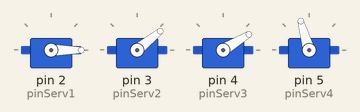
Recording of a sketch running on a simulated Arduino Uno, built with avr-gcc and run on an emulated ATmega328P. On the bench: 4 × servo.

Above: at 0.5 s.
At 9.7 s:
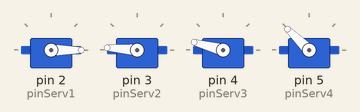
At 13.3 s:
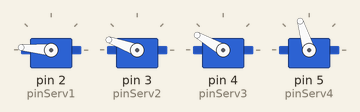
At 17.5 s:
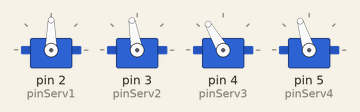
At 26.1 s:
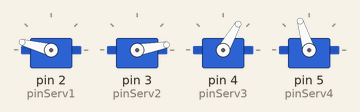
At 36.6 s:
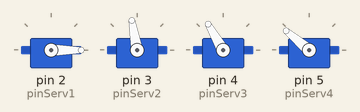
Timing chart, 0 to 40.0 s (numbered marks = the images above):
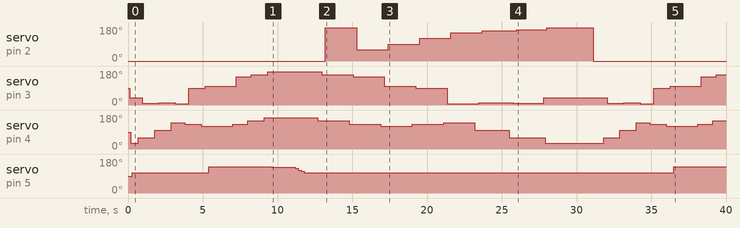

Measured:
- by itself, servo on pin 2 (pinServ1): 0° → 175° at 13.2 s, → 60° 2.1 s later, → 90° 2.1 s later, → 120° 2.1 s later, … (9 changes in this stretch)
- by itself, servo on pin 3 (pinServ2): 90° → 39° at 0.10 s, → 10° 0.85 s later, → 11° 1.1 s later, → 7° 1.1 s later, … (24 changes in this stretch)
- by itself, servo on pin 4 (pinServ3): 90° → 31° at 0.20 s, → 60° 0.50 s later, → 100° 1.1 s later, → 140° 1.1 s later, … (24 changes in this stretch)
- by itself, servo on pin 5 (pinServ4): 90° → 106° at 0.30 s, → 107° 0.90 s later, → 140° 4.2 s later, → 136° 4.2 s later, … (12 changes in this stretch)

The sketch:

teste3-pos-sem-laco.ino
```cpp
// inclui bibilioteca do servomotor
#include <Servo.h>

// nomeia os servos
Servo serv1, serv2,serv3,serv4;

// define pinos dos servos
#define pinServ1 2
#define pinServ2 3
#define pinServ3 4
#define pinServ4 5
#define  x
void setup() {
  // inicia o monitor serial:
  Serial.begin(9600);

  // atribui pinos dos servos
  serv1.attach(pinServ1);
  serv2.attach(pinServ2);
  serv3.attach(pinServ3);
  serv4.attach(pinServ4);

}

void loop() {

/*
for(int i = 0; i<=90; i+=1){
  serv1.write(i);
  delay(50);
}

for (int i= 90; i<= 180; i+=1){
  serv2.write(i+5);
  serv3.write(i+10);
  delay(50);
}

for(int j=180; j>=60; j -=1){
  serv2.write(j-5);
  serv3.write(j-10);
  delay(50);

}

for(int i = 90; i>=0; i-=1){
  serv1.write(i);
  delay(50);
}

*/

// Posição Inicial

serv1.write(0); // braço esquerdo ( sem o osso)
delay(100);
serv2.write(39); // braço esquerdo ( sem o osso)
delay(100);
serv3.write(31); // braço direito (com osso)
delay(100);
serv4.write(106); // garra
delay(100);


delay (200);


// PMIA 1
serv1.write(0); // braço esquerdo ( sem o osso)
delay(100);

serv3.write(60); //braço esquerdo ( sem o osso)
delay(250);
serv2.write(10); //braço direito (com osso)
delay(250);
serv4.write(107); // garra
delay(300);


delay (200);

// PMIA 2
serv1.write(0); // braço esquerdo ( sem o osso)
delay(100);

serv3.write(100); //braço esquerdo ( sem o osso)
delay(250);
serv2.write(11); //braço direito (com osso)
delay(250);
serv4.write(107); // garra
delay(300);


delay (200);


// Posição Intermediária 1
serv1.write(0); // braço esquerdo ( sem o osso)
delay(100);

serv3.write(140); //braço esquerdo ( sem o osso)
delay(250);
serv2.write(7); //braço direito (com osso)
delay(250);
serv4.write(107); // garra
delay(300);


// PMIA 3
serv1.write(0); // braço esquerdo ( sem o osso)
delay(100);

serv3.write(130); //braço esquerdo ( sem o osso)
delay(250);
serv2.write(90); //braço direito (com osso)
delay(250);
serv4.write(107); // garra
delay(300);


delay (200);

//Posição Intermediária 2
serv1.write(0); // braço esquerdo ( sem o osso)
delay(100);

serv3.write(120); // braço direito (com osso)
delay(250);
serv2.write(100); // braço esquerdo ( sem o osso)
delay(250);
serv4.write(140); // garra
delay(1500);


// PMIA 4
serv1.write(0); // braço esquerdo ( sem o osso)
delay(100);

serv3.write(130); //braço esquerdo ( sem o osso)
delay(250);
serv2.write(150); //braço direito (com osso)
delay(250);
serv4.write(140); // garra
delay(300);


delay (200);

// PMIA 5

serv3.write(150); //braço esquerdo ( sem o osso)
delay(250);
serv2.write(160); //braço direito (com osso)
delay(250);
serv4.write(140); // garra
delay(300);
serv1.write(0); // braço esquerdo ( sem o osso)
delay(100);


delay (200);


//Posição Final
serv3.write(165); // braço direito (com osso)
delay(250);
serv2.write(176); // braço esquerdo ( sem o osso)
delay(250);
serv4.write(136); // garra
serv1.write(0); // braço esquerdo ( sem o osso)
delay(100);

delay(1500);


// Para o movimento suave na pegada da garra
serv4.write(132);
delay(200);
serv4.write(120);
delay(200);
serv4.write(115);
delay(200);
serv4.write(108);
delay(200);
serv4.write(107);
delay(700);

// Voltando1
serv3.write(150); //braço esquerdo ( sem o osso)
delay(250);
serv2.write(160); //braço direito (com osso)
delay(250);
serv4.write(107); // garra
serv1.write(175); // braço esquerdo ( sem o osso)
delay(100);

delay(1500);

//Voltando2

serv3.write(130); //braço esquerdo ( sem o osso)
delay(250);
serv2.write(150); //braço direito (com osso)
delay(250);
serv4.write(107); // garra
serv1.write(60); // braço esquerdo ( sem o osso)
delay(100);

delay(1500);


//Voltando3

serv3.write(120); // braço direito (com osso)
delay(250);
serv2.write(100); // braço esquerdo ( sem o osso)
delay(250);
serv4.write(107); // garra
serv1.write(90); // braço esquerdo ( sem o osso)
delay(100);

delay(1500);

//Voltando4

serv3.write(130); //braço esquerdo ( sem o osso)
delay(250);
serv2.write(90); //braço direito (com osso)
delay(250);
serv4.write(107); // garra
serv1.write(120); // braço esquerdo ( sem o osso)
delay(100);

delay(1500);

//Voltando5

serv3.write(140); //braço esquerdo ( sem o osso)
delay(250);
serv2.write(7); //braço direito (com osso)
delay(250);
serv4.write(107); // garra
serv1.write(150); // braço esquerdo ( sem o osso)
delay(100);

delay(1500);

//Voltando6

serv3.write(100); //braço esquerdo ( sem o osso)
delay(250);
serv2.write(11); //braço direito (com osso)
delay(250);
serv4.write(107); // garra
serv1.write(160); // braço esquerdo ( sem o osso)
delay(100);

delay(1500);


delay (200);

//Voltando7

serv3.write(60); //braço esquerdo ( sem o osso)
delay(250);
serv2.write(10); //braço direito (com osso)
delay(250);
serv4.write(107); // garra
serv1.write(165); // braço esquerdo ( sem o osso)
delay(100);

delay(1500);


delay (200);

//Voltando8
serv2.write(39); // braço esquerdo ( sem o osso)
delay(100);
serv3.write(31); // braço direito (com osso)
delay(100);
serv4.write(106); // garra
serv1.write(175); // braço esquerdo ( sem o osso)
delay(100);

delay (1500);


delay (1500);


}
```
